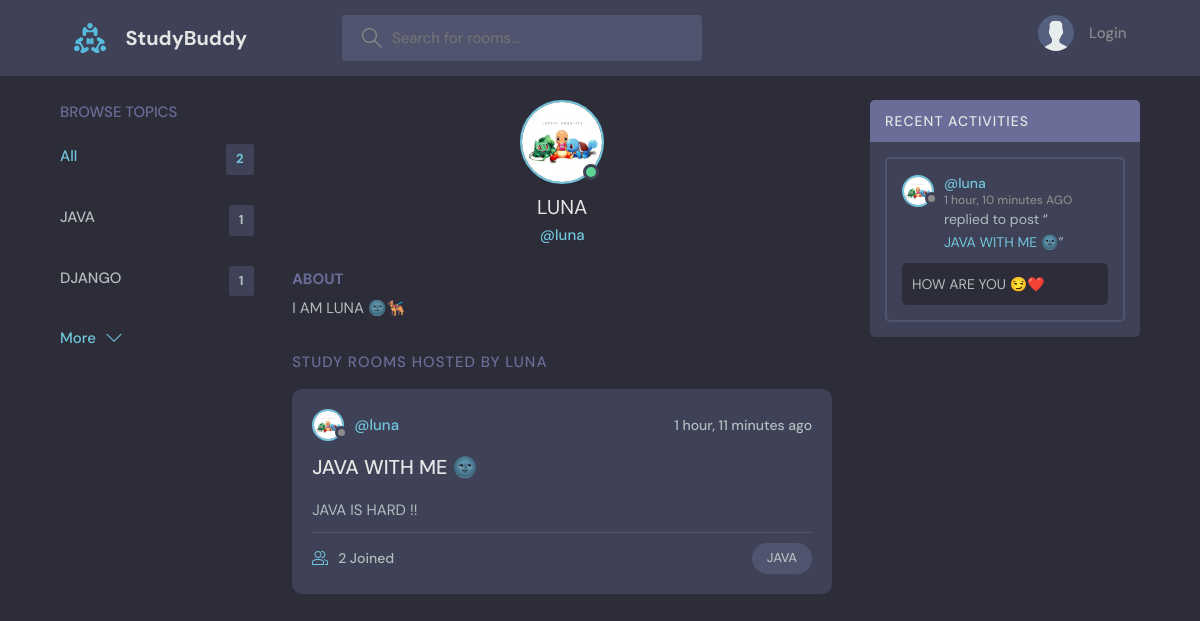
The app's page /userProfile/5 with its own data.
### base/models.py (models this page shows, shortened)
class Topic(models.Model):
    name = models.CharField(max_length=200)
    def __str__(self):
        return self.name

class Profile(models.Model):
    user = models.OneToOneField(User, on_delete=models.CASCADE)
    profile_pic = models.ImageField(upload_to='profile_pics', default="avatar.svg", blank=True, null=True)

class about(models.Model):
    user = models.OneToOneField(User, on_delete=models.CASCADE)
    bio = models.TextField(null=True, blank=True)

class Room(models.Model):
    host = models.ForeignKey(User, on_delete=models.SET_NULL, null=True)
    name = models.CharField(max_length=200)
    description = models.TextField(null=True, blank=True)
    participants = models.ManyToManyField(User,related_name = 'participants',blank=True)
    topic = models.ForeignKey(Topic, on_delete=models.SET_NULL, null=True)
    updated = models.DateTimeField(auto_now=True)
    created = models.DateTimeField(auto_now_add=True)
    def __str__(self):
        return self.name

class Messages(models.Model):
    user = models.ForeignKey(User, on_delete=models.CASCADE)
    room = models.ForeignKey(Room, on_delete=models.CASCADE)
    body = models.TextField()
    updated = models.DateTimeField(auto_now=True)
    created = models.DateTimeField(auto_now_add=True)

### base/views.py (the view)
# urls.py: path('userProfile/<str:pk>', views.userProfile, name = "userProfile"),
@cache_control(no_store=True, max_age=0, must_revalidate=True)
def userProfile(request,pk):
    user = User.objects.get(id=pk)
    rooms = user.room_set.all()
    total_cnt = Room.objects.count()
    room_messages = user.messages_set.all()
    topics = Topic.objects.all()
    context = {'user':user,'rooms':rooms,'topics':topics,'room_messages':room_messages,'total_cnt':total_cnt}
    return render(request,'profile.html',context)

### templates/profile.html (shortened to what this page needs)
{% extends 'main.html' %}
{% load static %}
{% block content %}
<main class="profile-page layout layout--3">
  <div class="container">
    {% include 'topics.html' %}
    <div class="roomList">
      <div class="profile">
        <div class="profile__avatar">
          <div class="avatar avatar--large active">
            {% if user.is_authenticated and user.profile.profile_pic %}
            <img src="{{ user.profile.profile_pic.url }}" alt="Profile picture" />
            {% else %}
            <img src="{% static 'images/avatar.svg' %}" alt="Profile picture" />
            {% endif %}
          </div>
        </div>
        <div class="profile__info">
          <h3>{{user.username.upper}}</h3>
          <p>@{{user.username}}</p>
        </div>
        <div class="profile__about">
          <h3>About</h3>
          <p>
            {{user.about.bio.upper}}
          </p>
        </div>
      </div>
      <div class="roomList__header">
        <div>
          <h2>Study Rooms Hosted by {{user.username}}</a>
          </h2>
        </div>
      </div>
      {% include 'feed.html' %}
    </div>
    {% include 'activity.html' %}
  </div>
</main>
{% endblock content %}

### templates/main.html (shortened to what this page needs)
<!DOCTYPE html>
{% load static %}
<html lang="en">
  <head>
    <link rel="stylesheet" href="{% static 'styles/style.css'%}" />
    <link rel="stylesheet" type="text/css" href="{% static 'styles/check.css' %}">
  </head>
  <body>
    {% include 'navbar.html' %}
    {% block content %}
    {% endblock %}
  </body>
</html>

### templates/navbar.html (shortened to what this page needs)
{% load static %}
<header class="header header--loggedIn">
    <div class="container">
      <a href="{% url 'home' %}" class="header__logo">
        <img src="{% static 'images/logo.svg' %}" />
        <h1>StudyBuddy</h1>
      </a>
      <form class="header__search" method="GET" action="{% url 'home' %}" enctype="multipart/form-data">
        <label>
          <input name = "q" placeholder="Search for rooms..." />
        </label>
      </form>
      <nav class="header__menu">
        {% if request.user.is_authenticated %}
        <div class="header__user">
          <a href="{% url 'userProfile' request.user.id %}">
            <div class="avatar avatar--medium active">
              {% if user.is_authenticated and user.profile.profile_pic %}
                <img src="{{ user.profile.profile_pic.url }}" alt="Profile picture" />
              {% else %}
                <img src="{% static 'images/avatar.svg' %}" alt="Profile picture" />
              {% endif %}
            </div>
            <p>{{request.user.first_name}}  <span>@{{request.user.username}}</span></p>
          </a>
          <button class="dropdown-button">
            <svg version="1.1" xmlns="http://www.w3.org/2000/svg" width="32" height="32" viewBox="0 0 32 32">
              <title>chevron-down</title>
              <path d="M16 21l-13-13h-3l16 16 16-16h-3l-13 13z"></path>
            </svg>
          </button>
        </div>
        {% else %}
        <a href="{% url 'login_page' %}">
          <img src="{% static 'images/avatar.svg' %}" />
          <p>Login</p>
        </a>
        {% endif %}
      </nav>
    </div>
  </header>

### templates/topics.html
<div class="topics">
    <div class="topics__header">
      <h2>Browse Topics</h2>
    </div>
    <ul class="topics__list">
      <li>
        <a href="{% url 'home' %}" class="active">All <span>{{total_cnt}}</span></a>
      </li>
      {% for topic in topics %}
      <li>
        <a href="{% url 'home' %}?q={{topic.name}}">{{topic.name}} <span>{{topic.room_set.count}}</span></a>
      </li>
      {% endfor %}
    </ul>
    <a class="btn btn--link" href="{% url 'mobtop' %}">
      More
      <svg version="1.1" xmlns="http://www.w3.org/2000/svg" width="32" height="32" viewBox="0 0 32 32">
        <title>chevron-down</title>
        <path d="M16 21l-13-13h-3l16 16 16-16h-3l-13 13z"></path>
      </svg>
    </a>
  </div>

### templates/feed.html (shortened to what this page needs)
{% for room in rooms %}
{% load static %}
<div class="roomListRoom">
    <div class="roomListRoom__header">
      <a href="{% url 'userProfile' room.host.id %}" class="roomListRoom__author">
        <div class="avatar avatar--small">
          {% if room.host.profile.profile_pic %}
            <img src="{{ room.host.profile.profile_pic.url }}" alt="Profile picture" />
          {% else %}
            <img src="{% static 'images/avatar.svg' %}" alt="Profile picture" />
          {% endif %}
        </div>
        <span>@{{room.host.username}}</span>
      </a>
      <div class="roomListRoom__actions">
        <span>{{room.created|timesince}} ago</span>
      </div>
    </div>
    <div class="roomListRoom__content">
      <a href="{% url 'room' room.id %}">{{room.name}}</a>
      <p>{{room.description}}
      </p>
    </div>
    <div class="roomListRoom__meta">
      <a href="{% url 'room' room.id %}" class="roomListRoom__joined">
        {{room.participants.all.count}} Joined
      </a>
      <p class="roomListRoom__topic">{{room.topic}}</p>
    </div>
  </div>
{% endfor %}

### templates/activity.html (shortened to what this page needs)
{% load static %}
<div class="activities">
  <div class="activities__header">
    <h2>Recent Activities</h2>
  </div>
  {% for message in room_messages %}
  <div class="activities__box">
    <div class="activities__boxHeader roomListRoom__header">
      <a
        href="{% url 'userProfile' message.user.id %}"
        class="roomListRoom__author">
        <div class="avatar avatar--small">
          {% if message.user.profile.profile_pic %}
          <img src="{{ message.user.profile.profile_pic.url }}" alt="Profile picture" />
          {% else %}
          <img src="{% static 'images/avatar.svg' %}" alt="Profile picture" />
          {% endif %}
        </div>
        <p>
          @{{message.user.username}}
          <span>{{message.created|timesince}} AGO</span>
        </p>
      </a>
    </div>
    <div class="activities__boxContent">
      <p>
        replied to post “<a href="{% url 'room' message.room.id %}"
          >{{message.room}}</a>”
      </p>
      <div class="activities__boxRoomContent">{{message.body}}</div>
    </div>
  </div>
  {% endfor %}
</div>

### records on screen
Topic: name "JAVA", room_set.count "1"
Topic: name "DJANGO", room_set.count "1"
Room: host.profile.profile_pic (picture), host.username "luna", created "1 hour, 11 minutes", name "JAVA WITH ME 🌚", description "JAVA IS HARD !!", participants.all.count "2", topic "JAVA"
Messages: user.profile.profile_pic (picture), user.username "luna", created "1 hour, 10 minutes", room "JAVA WITH ME 🌚", body "HOW ARE YOU 😏❤️"

### other values on screen
{{ total_cnt }} "2"
{{ user.username.upper }} "LUNA"
{{ user.username }} "luna"
{{ user.about.bio.upper }} "I AM LUNA 🌚🐕‍🦺"
{{ user.username }} "LUNA"
